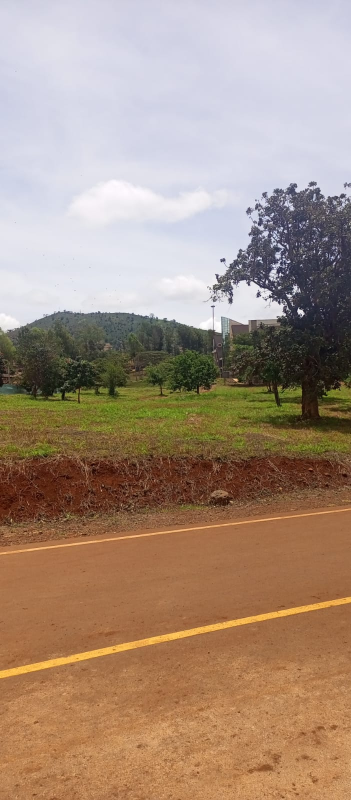
#> input picture sample_images/image 1.jpg, 702 x 1600 px (shown at 1/2 size); its folder holds 4 pictures in this run
$ python main.py
#> lines starting #> are read from the running program, lines starting #| are printed output that depends on the picture; after the words box and inside, x2 and y2 are one past the last pixel; in counts of white or black regions, pixels touching at a corner belong together
import cv2
import os


def load_images(folder_path):
#> called with folder_path = 'sample_images'
    images = []
    for filename in os.listdir(folder_path):
        # Check if file is an image file
        if filename.endswith('.jpg') or filename.endswith('.png'):
            # Load the image using OpenCV and resize it
            image = cv2.imread(os.path.join(folder_path, filename))
#> image is the input picture: shape (1600, 702, 3); mean B, G, R 125.2, 142.7, 165.5
            images.append(image)
    return images


def resize_images(images, width, height):
#> called with width = 800, height = 800
    resized_images = []
    for image in images:
        resized_image = cv2.resize(image, (width, height))
        resized_images.append(resized_image)
#> this loop made 4 passes
#> pass 1, in resize_images, `resized_image = cv2.resize(image, (width, height))`:
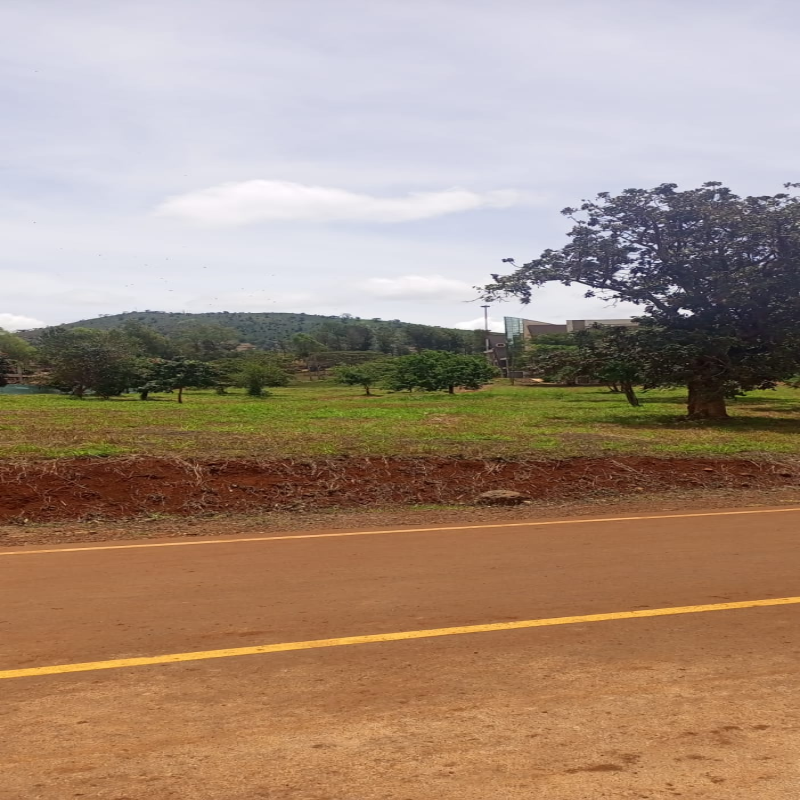
#> resized_image: shape (800, 800, 3); mean B, G, R 125.2, 142.7, 165.4
#> pass 2, in resize_images, `resized_image = cv2.resize(image, (width, height))`:
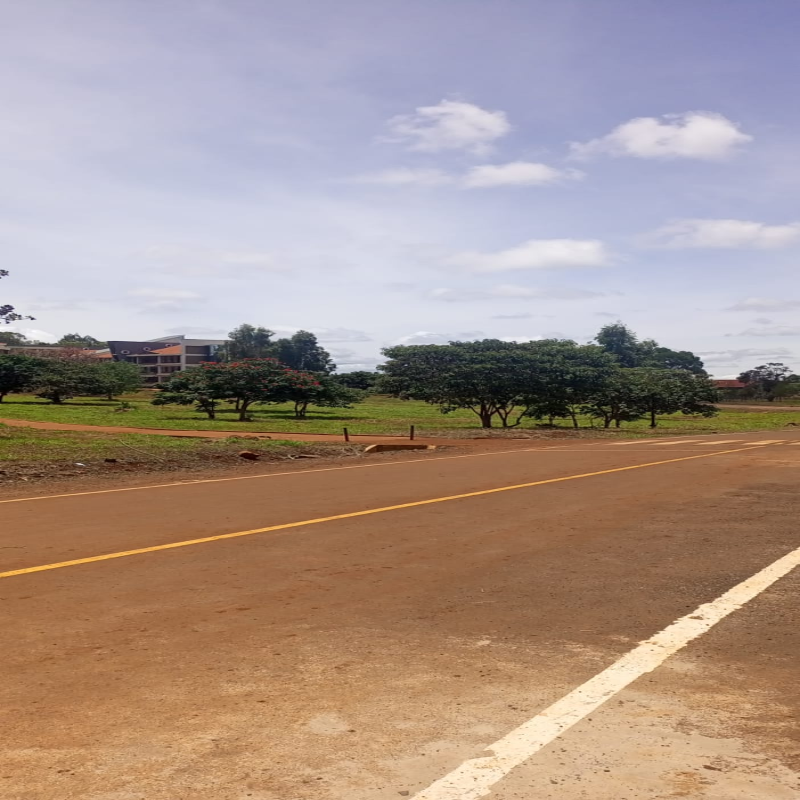
#> resized_image: shape (800, 800, 3); mean B, G, R 139.3, 148.3, 167.5
#> pass 3, in resize_images, `resized_image = cv2.resize(image, (width, height))`:
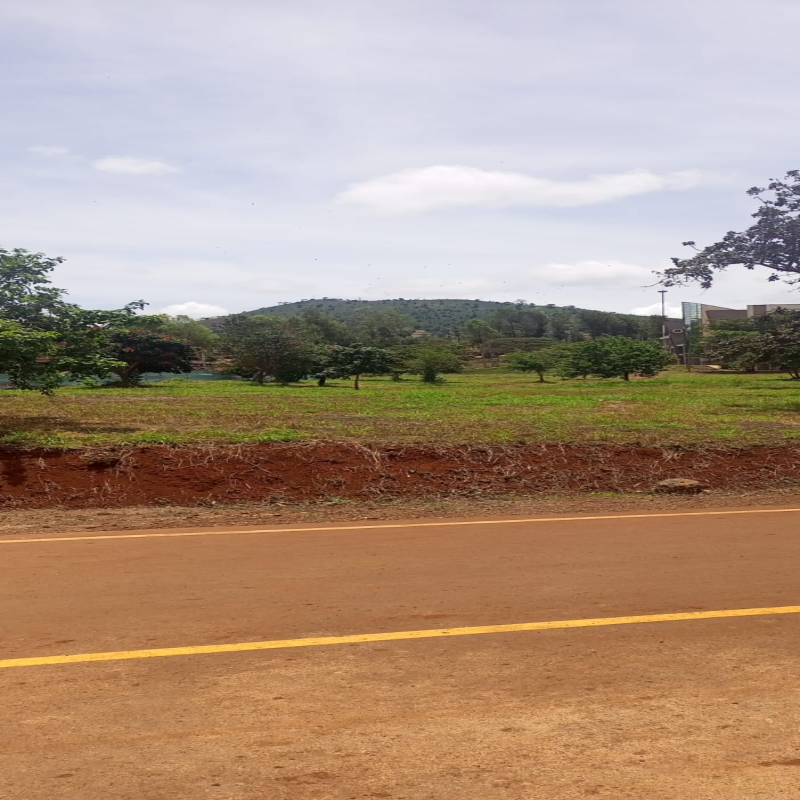
#> resized_image: shape (800, 800, 3); mean B, G, R 129.2, 148, 171.6
    return resized_images


def stitch_images(images):
    stitcher = cv2.Stitcher.create()
    (status, stitched_image) = stitcher.stitch(images)
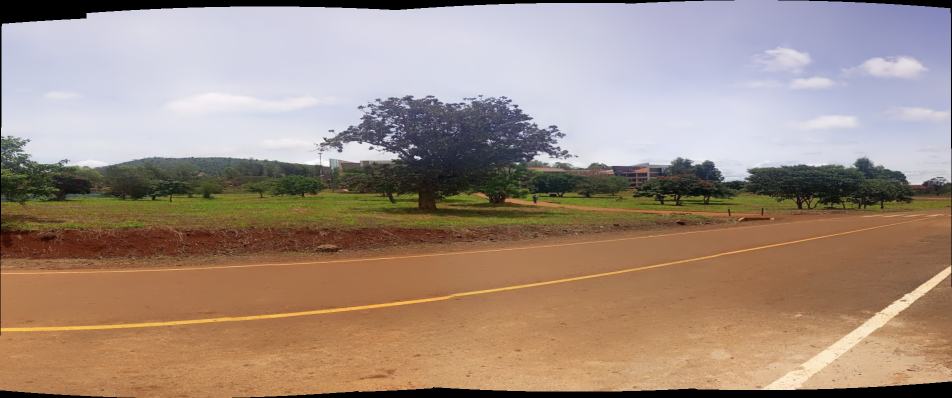
#> stitched_image: shape (796, 1904, 3) (shown at 1/2 size); mean of channels 0, 1, 2 128, 141.6, 161.6; drawn as B, G, R
    if status == cv2.STITCHER_OK:
        return stitched_image
    else:
        return None


def crop_image(image):
    gray = cv2.cvtColor(image, cv2.COLOR_BGR2GRAY)
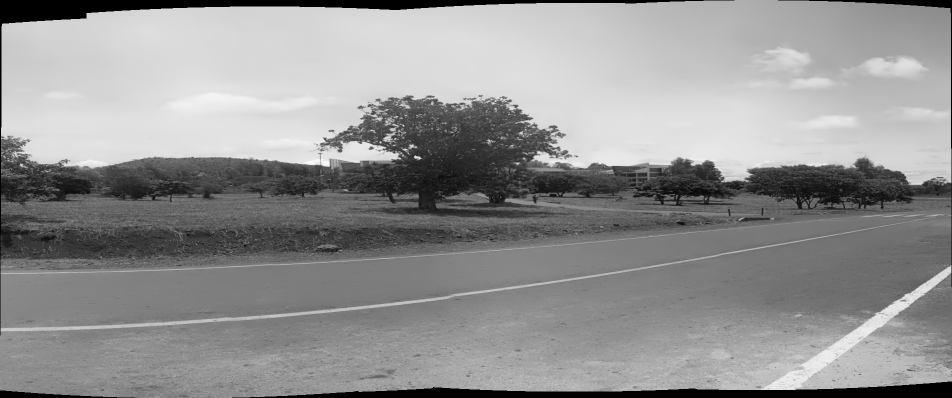
#> gray: shape (796, 1904) (shown at 1/2 size); min 0, max 250, mean 146
    thresh = cv2.threshold(gray, 0, 255, cv2.THRESH_BINARY)[1]
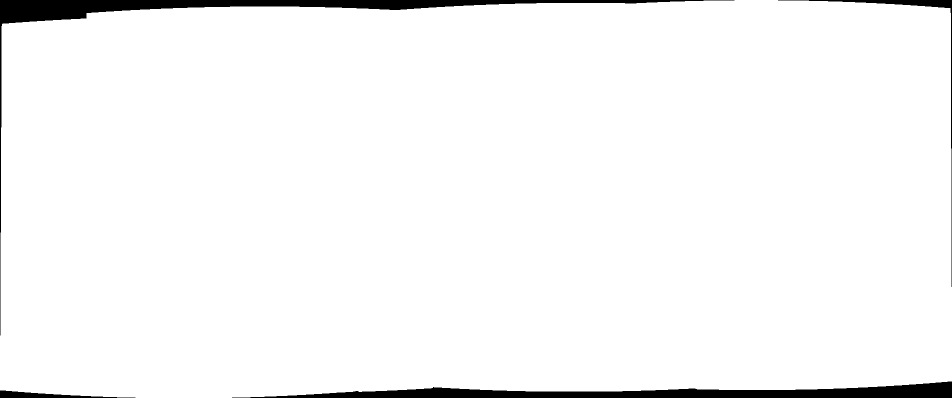
#> thresh: shape (796, 1904) (shown at 1/2 size); 96.6% white; 4 black regions
    contours = cv2.findContours(thresh, cv2.RETR_EXTERNAL, cv2.CHAIN_APPROX_SIMPLE)[0]
#> contours = 1 contour; box (x1, y1, x2, y2) and area: (0, 0, 1904, 796) 1461910
    x, y, w, h = cv2.boundingRect(contours[0])
#> x = 0; y = 0; w = 1904; h = 796
    cropped_image = image[y:y + h, x:x + w]
    return cropped_image


def preview_and_save_image(image, folder_path, folder_name):
    # Display the stitched image
    cv2.namedWindow('Stitched Image', cv2.WINDOW_NORMAL)
    cv2.imshow('Stitched Image', image)
    cv2.waitKey(0)

    # Save the stitched image
    output_filename = os.path.join(folder_path, folder_name + '_panorama.jpg')
    cv2.imwrite(output_filename, image)
    print('Stitched image saved for folder:', folder_name)


def stitch_folder(folder_path, width=800, height=800):
    # Stitch all images in a folder and save the result.
    # Load the images from the folder
    images = load_images(folder_path)

    # Check if there are at least two images in the folder
    if len(images) < 2:
        print('Not enough images in folder:', folder_path)
        return

    # Resize the images
    resized_images = resize_images(images, width, height)

    # Stitch the images
    stitched_image = stitch_images(resized_images)
    if stitched_image is None:
        print('Stitching failed for folder:', folder_path)
        return

    # Crop the stitched image
    cropped_image = crop_image(stitched_image)

    # Preview and save the stitched image
    folder_name = os.path.basename(folder_path)
    preview_and_save_image(cropped_image, folder_path, folder_name)

stitch_folder('sample_images')
